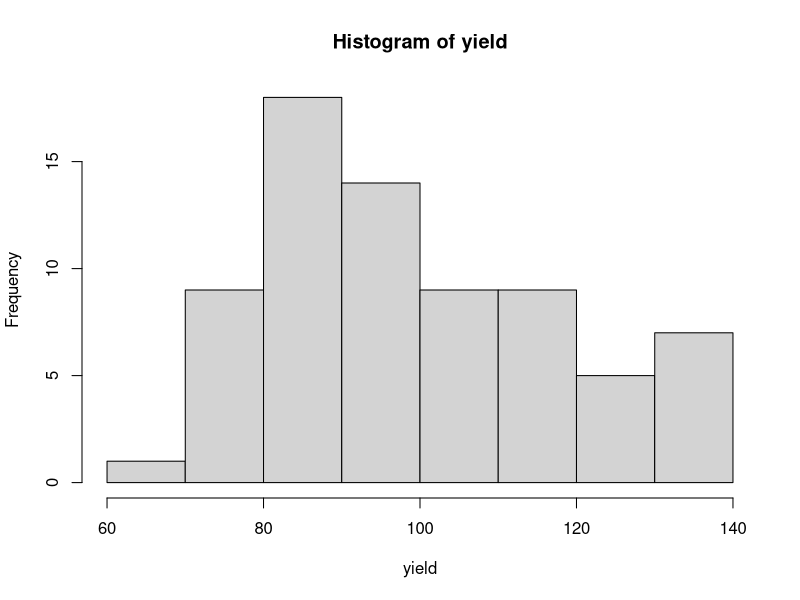
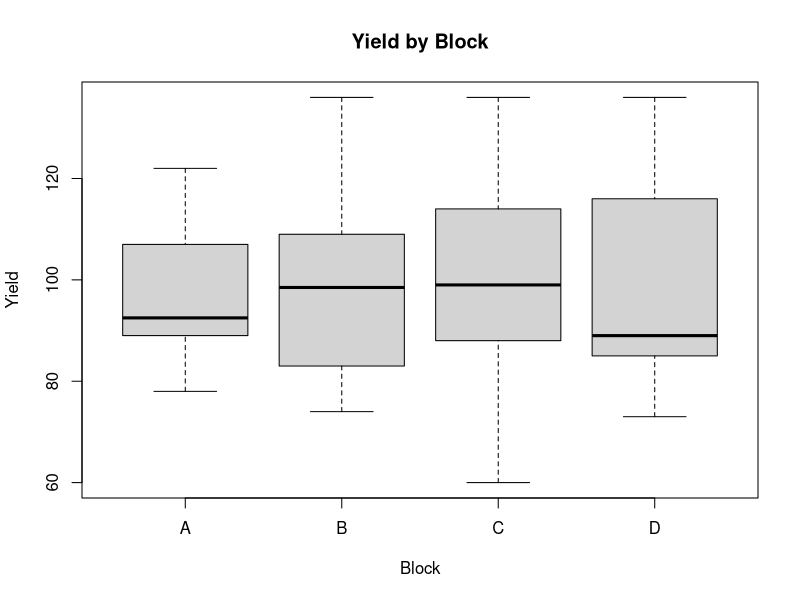
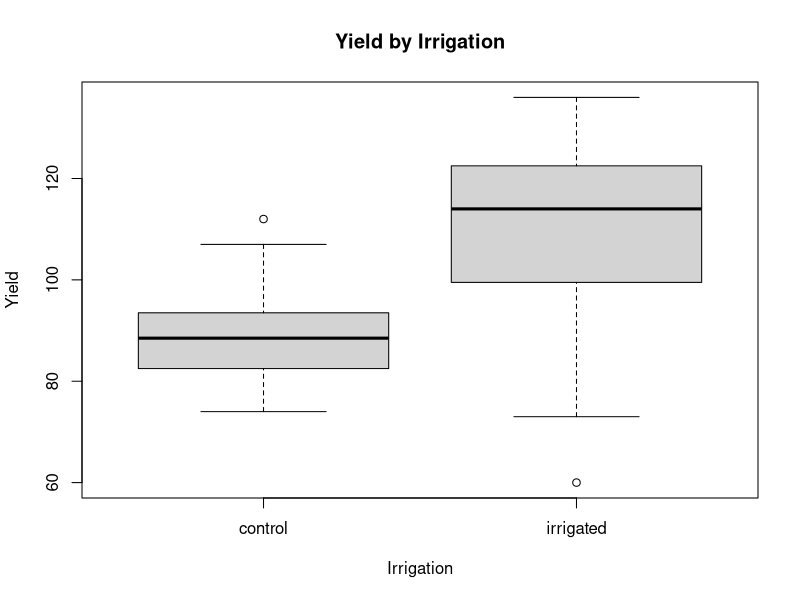
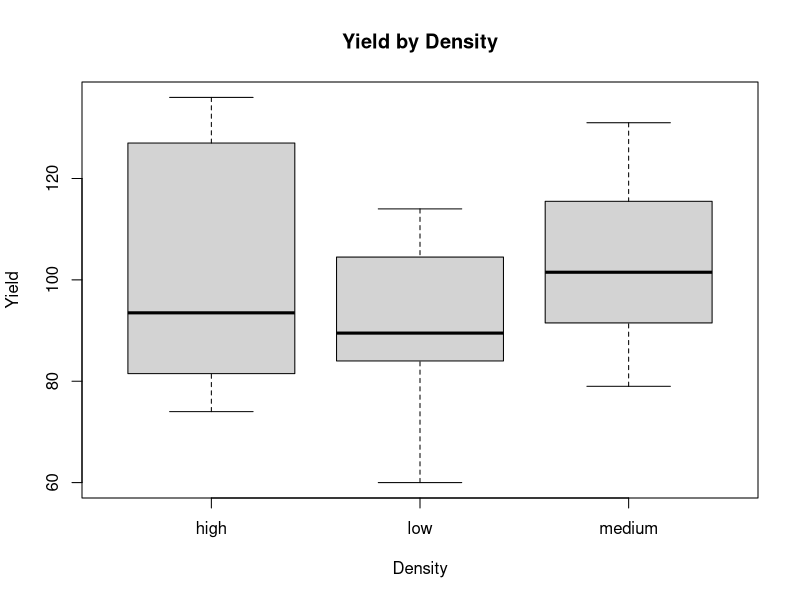
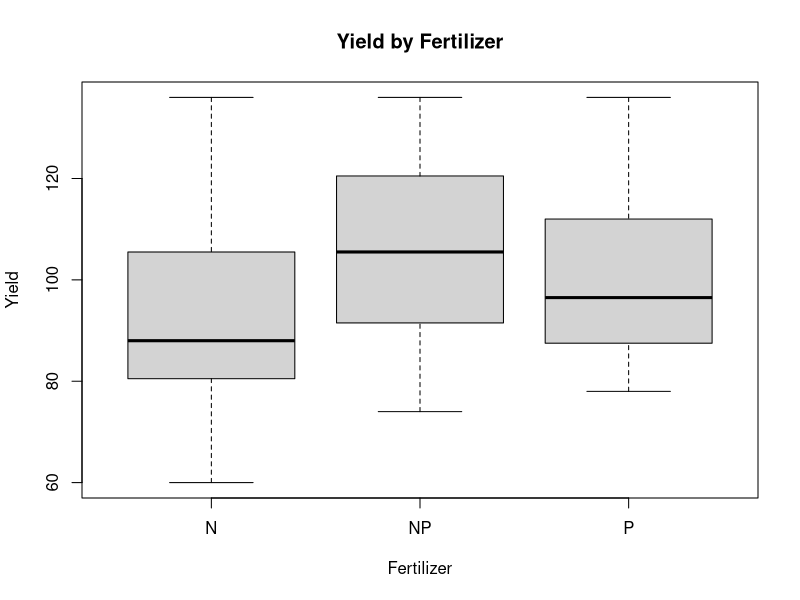

Source code (R) for these figures, in order: (Note: this script raises an error after producing the figures.)

splityield<-read.table(text="yield	block	irrigation	density	fertilizer
           90	A	control	low	N
           95	A	control	low	P
           107	A	control	low	NP
           92	A	control	medium	N
           89	A	control	medium	P
           92	A	control	medium	NP
           81	A	control	high	N
           92	A	control	high	P
           93	A	control	high	NP
           80	A	irrigated	low	N
           87	A	irrigated	low	P
           100	A	irrigated	low	NP
           121	A	irrigated	medium	N
           110	A	irrigated	medium	P
           119	A	irrigated	medium	NP
           78	A	irrigated	high	N
           98	A	irrigated	high	P
           122	A	irrigated	high	NP
           83	B	control	low	N
           80	B	control	low	P
           95	B	control	low	NP
           98	B	control	medium	N
           98	B	control	medium	P
           106	B	control	medium	NP
           74	B	control	high	N
           81	B	control	high	P
           74	B	control	high	NP
           102	B	irrigated	low	N
           109	B	irrigated	low	P
           105	B	irrigated	low	NP
           99	B	irrigated	medium	N
           94	B	irrigated	medium	P
           123	B	irrigated	medium	NP
           136	B	irrigated	high	N
           133	B	irrigated	high	P
           132	B	irrigated	high	NP
           85	C	control	low	N
           88	C	control	low	P
           88	C	control	low	NP
           112	C	control	medium	N
           104	C	control	medium	P
           91	C	control	medium	NP
           82	C	control	high	N
           78	C	control	high	P
           94	C	control	high	NP
           60	C	irrigated	low	N
           104	C	irrigated	low	P
           114	C	irrigated	low	NP
           90	C	irrigated	medium	N
           118	C	irrigated	medium	P
           113	C	irrigated	medium	NP
           119	C	irrigated	high	N
           122	C	irrigated	high	P
           136	C	irrigated	high	NP
           86	D	control	low	N
           78	D	control	low	P
           89	D	control	low	NP
           79	D	control	medium	N
           86	D	control	medium	P
           87	D	control	medium	NP
           85	D	control	high	N
           89	D	control	high	P
           83	D	control	high	NP
           73	D	irrigated	low	N
           114	D	irrigated	low	P
           114	D	irrigated	low	NP
           109	D	irrigated	medium	N
           131	D	irrigated	medium	P
           126	D	irrigated	medium	NP
           116	D	irrigated	high	N
           136	D	irrigated	high	P
           133	D	irrigated	high	NP", header=TRUE)



#Inspect dataset
attach(splityield)

head(splityield)
str(splityield)


#Make histogram of the variable yields

hist(yield)

#Make individual boxplots or yields against all factor variables, one by one
boxplot(yield ~ block,
        data = splityield,
        main = "Yield by Block",
        xlab = "Block", ylab = "Yield")

boxplot(yield ~ irrigation,
        data = splityield,
        main = "Yield by Irrigation",
        xlab = "Irrigation", ylab = "Yield")

boxplot(yield ~ density,
        data = splityield,
        main = "Yield by Density",
        xlab = "Density", ylab = "Yield")

boxplot(yield ~ fertilizer,
        data = splityield,
        main = "Yield by Fertilizer",
        xlab = "Fertilizer", ylab = "Yield")


#Make an Anova with three way interactions and include block as an error term in an Anova
model1 <- aov(yield ~ irrigation * density * fertilizer + Error(block),
             data = splityield)
summary(model1)


#Interpret the summary
#Remove the non-significant three way interaction
#Look at the summary of the model, then remove the least non-significant 2-way interaction

#reduce the model further to contain only significant interactions

#Plot residuals of the final model in a histogram


#Now redo the same model reduction procedure again without the Error term

#Compare the final model with the previous model that included the Error term using AIC

#Now try the same procedure with the command lm

#Compare the AICs of all lm models


######################
#Another example: npk

#Inspect the dataset
#Create a full model with aov and block as an Error, since the dataset is balanced

#Now the same without the Error term

#Reduce the model, and compare the minimum adequate model with Error term with the same model without Error term




###Another example#####
####barley#############
#attach the dataset barley

#Inspect the dataset
#Are the variable combinations of factor variables balanced?
#Are the variable combinations of factor variables balanced?
#Are the variable combinations of factor variables balanced?

#Make normal glm null model
#Check out the summary
#Then build a GLM full model with 3 way interactions
#Hm, there does not seem to be enough statistical power #Three way interactions have NAs
#try the Anova command from car
#Still not enough statistical power
#Two way interactions, then, build the model
#Check out II way Anova: Looking good, but interaction between variety and year not significant
#reduce model thus further, exclude least significant interaction
#Only significant terms remain
#Identify individual factor levels by looking at the summary
#Compare p-values of reduced models vs AICs of reduced models
vif(reducedtwowaymodel,type = 'predictor') #Use the variance inflation factor to check for redundancy in the predictor variables
